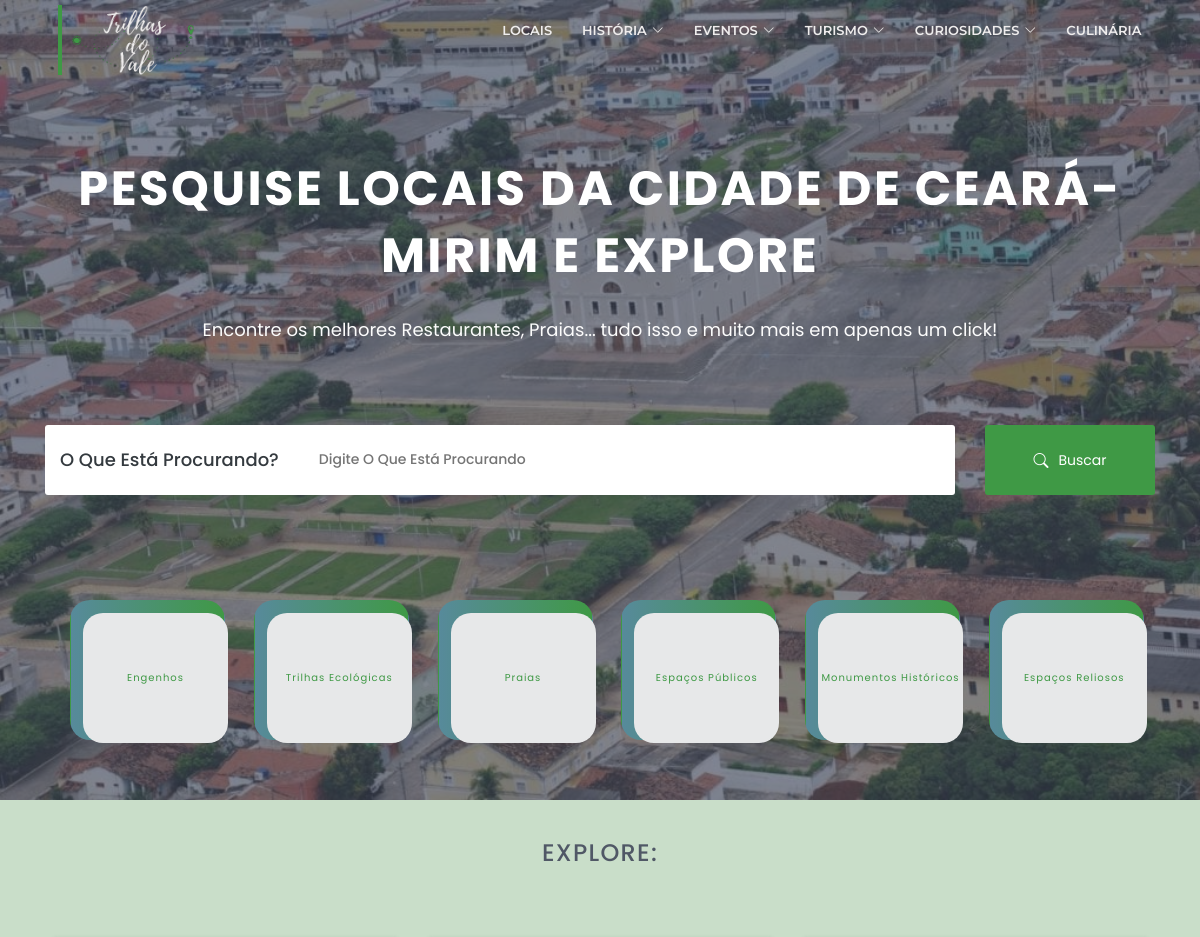
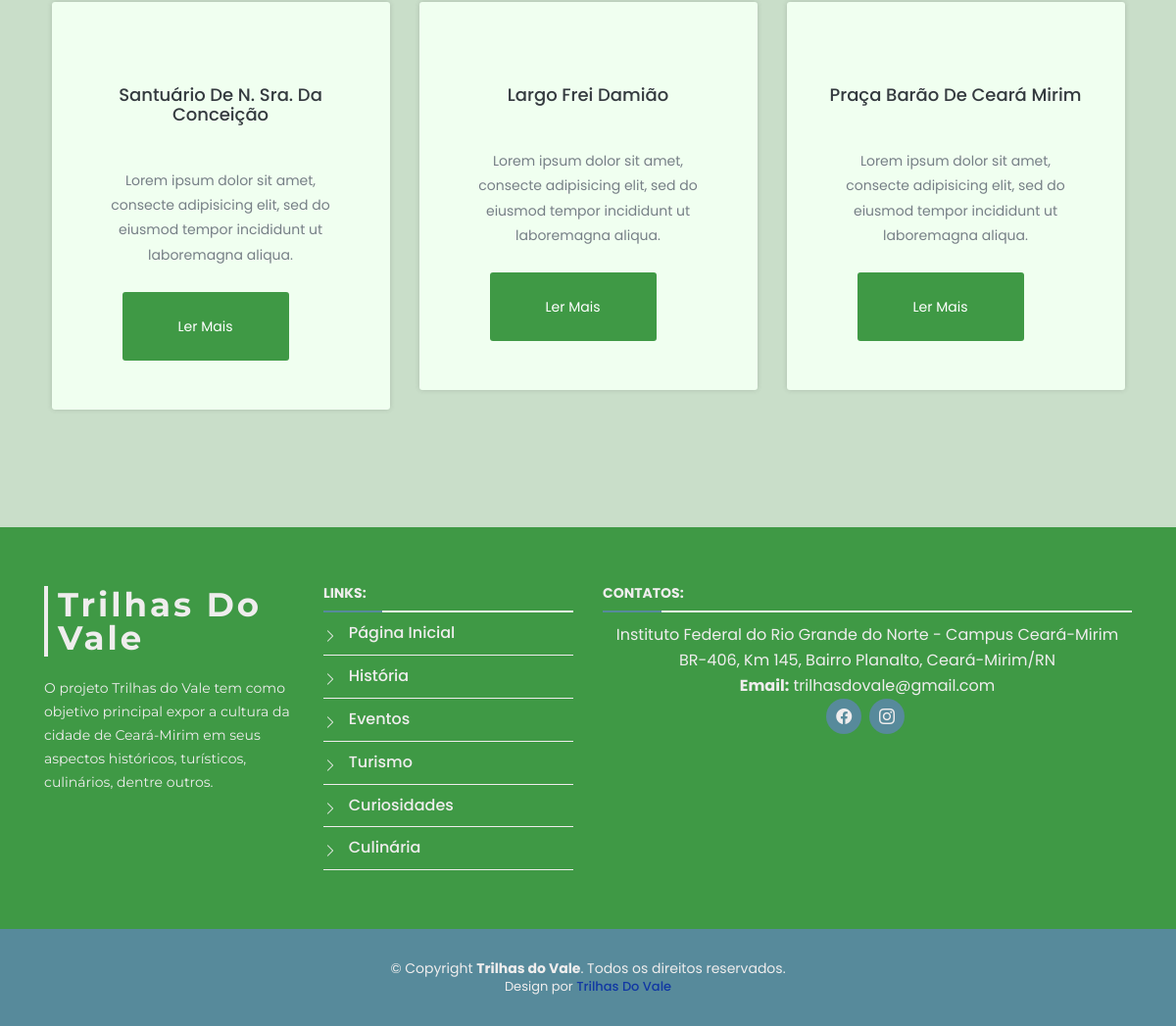
The app's page /locais/ with its own data (2 pictures, top to bottom).
### base/models.py (models this page shows, shortened)
class Categoria(models.Model):
    nome = models.CharField(unique=True, max_length=30)

class Local(models.Model):
    nome = models.CharField(max_length=40)
    foto = models.ImageField(upload_to = 'locais/')
    localizacaoexata = models.CharField(db_column='localizacaoExata', max_length=60) # Field name made lowercase.
    descricao = models.TextField()
    categorias = models.ManyToManyField(Categoria)

### paginas/views.py (the view)
# urls.py: path('locais/', views.Locais, name='locais'),
def Locais(request):
    categorias = Categoria.objects.all()
    locais = Local.objects.all()
    busca = request.GET.get('busca')
    categorias_id = request.GET.get('categoria', None)
    if categorias_id is not None:
         locais = Local.getLocaisByID(categorias_id)
    elif busca:
        locais = Local.objects.filter(nome__icontains=busca)
    else:
        categorias = Categoria.objects.all()
        locais = Local.objects.all()
    return render(request,'paginas/locais.html', {'locais': locais, 'categorias': categorias})

### paginas/templates/paginas/locais.html (shortened to what this page needs)
{%  extends 'paginas/base.html'   %}
 {% load static %}
 {% block styles %}
	<link rel="stylesheet" href="../../../static/vendor/bootstrap-icons/bootstrap-icons.css">
	<link rel="stylesheet" href="../../../static/css/css_local/animate.css">
	<link rel="stylesheet" href="../../../static/css/css_local/bootstrap.min.css">
	<link rel="stylesheet" href="../../../static/css/css_local/style.css">
	<link rel="stylesheet" href="../../../static/css/css_local/responsive.css">
	{% endblock %}
	{% block conteudo %}
	<section id="home" class="welcome-hero">
		<div class="container">
			<div class="welcome-hero-txt">
				<h2>Pesquise locais da Cidade de Ceará-Mirim e explore </h2>
				<p>
					Encontre os melhores Restaurantes, Praias... tudo isso e muito mais em apenas um click!
				</p>
			</div>
			<div class="welcome-hero-serch-box">
				<div class="welcome-hero-form">
					<div id="text-pesquisa">
						<h3>O que está procurando?</h3>
					</div>
					<div class="single-welcome-hero-form">
						<form method="GET" id="busca-form">
							<input id="busca" name="busca" type="text" placeholder="digite o que está procurando" />
					</div>
				</div>
				<div class="welcome-hero-serch">
					<button class="welcome-hero-btn">
						<i style="margin: 0 10px 5px 0; font-size: 15px;" class="bi bi-search"></i> Buscar
					</button>
				</div>
			</div>
		</div>
	</section>
	<section id="list-categories" class="list-categories">
		<div class="container">
			<div style="position: absolute; z-index: 999;" class="categorias">
				<ul  style="position:relative; margin-top: -200px;">
					{% for categoria in categorias %}
					<li>
						<a class="btn" href="/locais/?categoria={{categoria.id}}">
							<span>{{categoria.nome}}</span>
						  </a>
					</li>
					{% endfor %}
					</ul>
			</div>
		</div>
	</section>
	<section id="works" class="works">
		<div class="container">
			<div class="section-header">
				<h2>Explore:</h2>
			</div>
			<div class="works-content">
				<div class="row">
					<ul>
						{% for local in locais %}
						<li>
							<div class="col-md-4 col-sm-6">
								<div class="single-how-works">
									<div class="container_local">
										<h2><a href="/local/{{local.id}}">{{local.nome}}</a></h2>
										<p>
											Lorem ipsum dolor sit amet, consecte adipisicing elit, sed do eiusmod tempor
											incididunt ut laboremagna aliqua.
										</p>
										<button class="welcome-hero-btn how-work-btn"
											onclick="window.location.href='#'">
											ler mais
										</button>
									</div>
								</div>
							</div>
						</li>
						{% endfor %}
					</ul>
				</div>
			</div>
		</div>
	</section>
	{% endblock %}

### static/css/style.css (style rules this page uses)
body { background: #efeded; color: #efeded; font-family: "Open Sans", sans-serif; }
a { color: #1138a3; transition: 0.5s; text-decoration: none; }
p { padding: 0; margin: 0 0 30px 0; }
h1, h2, h3, h4, h5, h6 { font-family: "Montserrat", sans-serif; font-weight: 400; margin: 0 0 20px 0; padding: 0; }
section { overflow: hidden; }

### static/css/css_local/style.css (style rules this page uses)
* { padding: 0; margin: 0; }
* { -webkit-box-sizing:border-box; -moz-box-sizing:border-box; -o-box-sizing:border-box; -ms-box-sizing:border-box; box-sizing:border-box; }
body { font-family: 'Poppins', sans-serif; font-size:14px; background-color: rgba(179, 209, 179, 0.699); color:#a09e9c; text-transform:initial; max-width:1920px; margin:0 auto; overflow-x:hidden; }
a,a:hover,a:active,a:focus { display:inline-block; text-decoration:none; color: #343a3f; font-size:16px; padding:0; font-weight: 500; text-transform: capitalize; }
h1,h2,h3,h4,h5,h6 { margin: 0; color:#343a3f; font-size: 18px; font-weight: 500; text-transform: capitalize; }
p { margin: 0; color:#767f86; font-size:14px; line-height: 1.8; text-transform: initial; }
ul { padding: 0; margin: 0 auto; list-style: none; }
ul li { list-style: none; }
input,textarea,button { box-shadow:none;outline:0!important; }
button { background: transparent;border: 0;font-size: 12px; }
html,body { height: 100%; }
.section-header { position: relative; text-align: center; padding-top: 40px; }
.section-header h2 { color: #505866; font-size:24px; font-weight: 500; margin-bottom: 24px; text-transform: uppercase; letter-spacing: 1.3px; }
.welcome-hero { position: relative; background:url(../../img/local/banner.jpg)no-repeat; background-position:center; background-size:cover; text-align: center; height:800px; z-index: 1; }
.welcome-hero:before { position: absolute; content: " "; top: 0; left: 0; width: 100%; height: 100%; background:rgba(65,73,89,.65); z-index: -1; }
.welcome-hero-txt { padding-top: 155px; }
.welcome-hero-txt h2 { font-size: 48px; color: #fff; font-weight: 700; text-transform: uppercase; letter-spacing: 2.4px; line-height: 1.4; }
.welcome-hero-txt p { font-size: 18px; color: #fcfcfc; margin-top: 25px; }
.welcome-hero-serch-box { margin-top: 78px;display: flex; }
.welcome-hero-form { display: flex; background: #fff; height: 70px; border-radius: 3px; width: 85%; }
.single-welcome-hero-form { position: relative; display: flex; flex-direction: row; align-items: center; width: 50%; padding: 0 30px; }
#text-pesquisa { padding-top: 25px; padding-left: 15px; }
.single-welcome-hero-form input { margin-left: 10px; height: 70px; width: 300px; border: 0; background: transparent; }
.single-welcome-hero-form input[type="text"] { font-size: 14px; color: #859098; text-transform: capitalize; font-weight: 500; }
.welcome-hero-btn { display: flex; justify-content: center; align-items: center; font-size: 14px; color: #fff; width: 170px; height: 70px; background: #3f9945; text-transform: capitalize; margin-left: 30px; border-radius: 3px; -webkit-transition: 0.3s linear; -moz-transition: 0.3s linear; -ms-transition: 0.3s linear; -o-transition: 0.3s linear; transition: 0.3s linear; }
.categorias ul li { display: inline-block; }
.btn { background-image: linear-gradient(to right, #578a9b 0%, #3f9945 100%); border-radius: 20px; box-sizing: border-box; color: #3f9945; display: block; height: 140px; letter-spacing: 1px; margin: 0 auto; margin-left: 25px; padding: 4px; position: relative; text-decoration: none; width: 155px; z-index: 2; }
.btn span { align-items: center; background: #e7e8e9; border-radius: 20px; display: flex; font-size: 10px; justify-content: center; height: 100%; transition: background .5s ease; width: 100%; padding-left: 40px; padding-right: 40px; margin: 8px; }
.works { padding: 0 0 90px; }
.works-content { margin-top: 73px; }
.single-how-works { text-align: center; padding:50px 42px; border-radius: 3px; box-shadow: 0 0px 5px rgba(71,71,71,.2); margin-bottom: 30px; -webkit-transition: .3s linear; -moz-transition:.3s linear; -ms-transition:.3s linear; -o-transition:.3s linear; transition: .3s linear; }
.single-how-works h2 a { font-size: 18px; margin: 35px 0 20px; }
.single-how-works { background-color: honeydew; }
.single-how-works p { margin-bottom: 25px;text-transform: initial; }

### records on screen
Categoria: nome "Engenhos"
Categoria: nome "Trilhas Ecológicas"
Categoria: nome "Praias"
Categoria: nome "Espaços Públicos"
Categoria: nome "Monumentos Históricos"
Categoria: nome "Espaços Reliosos"
Local: nome "Santuário De N. Sra. Da Conceição"
Local: nome "Largo Frei Damião"
Local: nome "Praça Barão De Ceará Mirim"
